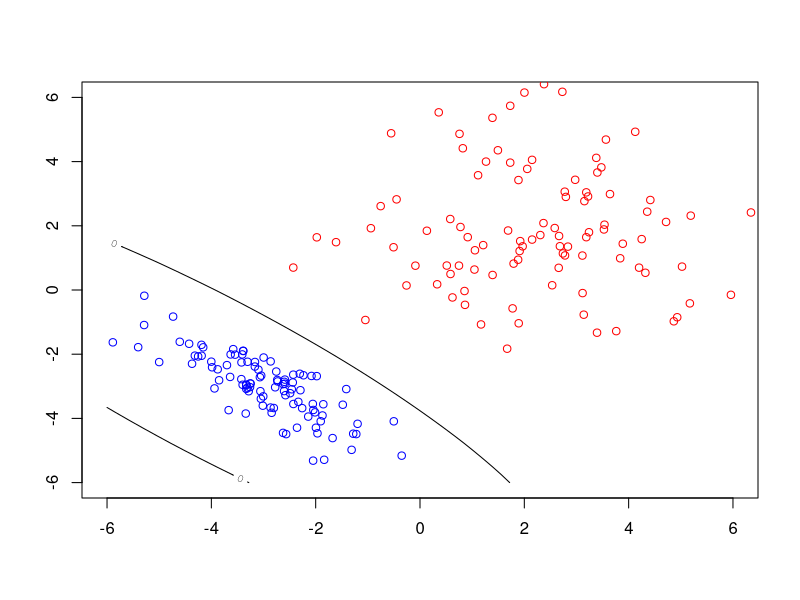
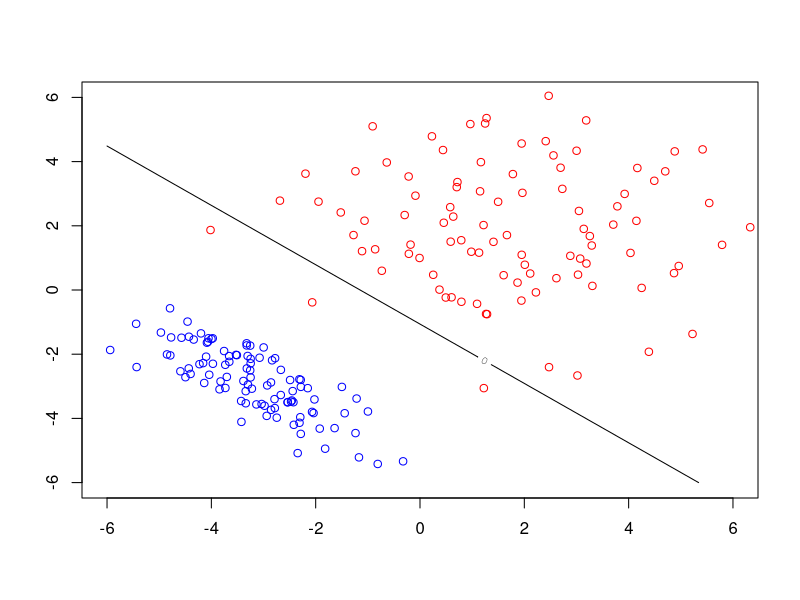

R code for these plots, in order:
## ---- chunk 1
knitr::opts_chunk$set(fig.height = 4, fig.width = 6)
set.seed(1)
## ---- chunk 2
mu.1=c(2,2); sigma.1=2; sigma.2=2; rho.1=0
mu.2=c(-3,-3); sigma.3=1; sigma.4=1; rho.2=-0.8
n=100
u=rnorm(n); v=rnorm(n); x.1=sigma.1*u+mu.1[1];
y.1=(rho.1*u+sqrt(1-rho.1^2)*v)*sigma.2+mu.1[2]
u=rnorm(n); v=rnorm(n); x.2=sigma.3*u+mu.2[1];
y.2=(rho.2*u+sqrt(1-rho.2^2)*v)*sigma.4+mu.2[2]
f=function(x,mu,inv,de)drop(-0.5*t(x-mu)%*%inv%*%(x-mu)-0.5*log(de))
mu.1=mean(c(x.1,y.1)); mu.2=mean(c(x.2,y.2));
df=data.frame(x.1,y.1); mat=cov(df); inv.1=solve(mat); de.1=det(mat)
df=data.frame(x.2,y.2); mat=cov(df); inv.2=solve(mat); de.2=det(mat)
f.1=function(u,v)f(c(u,v),mu.1,inv.1,de.1);
f.2=function(u,v)f(c(u,v),mu.2,inv.2,de.2)
pi.1=0.5; pi.2=0.5
u = v = seq(-6, 6, length=50); m=length(u); w=array(dim=c(m,m))
for(i in 1:m)for(j in 1:m)w[i,j]=log(pi.1)+f.1(u[i],v[j])-log(pi.2)-f.2(u[i],v[j])
# plot
contour(u,v,w,level=0)
points(x.1,y.1,col="red"); points(x.2,y.2,col="blue")
## ---- chunk 3
mu.1=c(2,2); sigma.1=2; sigma.2=2; rho.1=0
mu.2=c(-3,-3); sigma.3=1; sigma.4=1; rho.2=-0.8
n=100
u=rnorm(n); v=rnorm(n); x.1=sigma.1*u+mu.1[1];
y.1=(rho.1*u+sqrt(1-rho.1^2)*v)*sigma.2+mu.1[2]
u=rnorm(n); v=rnorm(n); x.2=sigma.3*u+mu.2[1];
y.2=(rho.2*u+sqrt(1-rho.2^2)*v)*sigma.4+mu.2[2]
f=function(x,mu,inv,de)drop(-0.5*t(x-mu)%*%inv%*%(x-mu)-0.5*log(de))
mu.1=mean(c(x.1,y.1)); mu.2=mean(c(x.2,y.2));
df=data.frame(c(x.1,y.1)-mu.1, c(x.2,y.2)-mu.2); inv.1=solve(mat); de.1=det(mat)
inv.2=inv.1; de.2=de.1
f.1=function(u,v)f(c(u,v),mu.1,inv.1,de.1);
f.2=function(u,v)f(c(u,v),mu.2,inv.2,de.2)
pi.1=0.5; pi.2=0.5
u = v = seq(-6, 6, length=50); m=length(u); w=array(dim=c(m,m))
for(i in 1:m)for(j in 1:m)w[i,j]=log(pi.1)+f.1(u[i],v[j])-log(pi.2)-f.2(u[i],v[j])
# plot
contour(u,v,w,level=0)
points(x.1,y.1,col="red"); points(x.2,y.2,col="blue")
## ---- chunk 4
f=function(w,mu,inv,de)-0.5*(w-mu)%*%inv%*%t(w-mu)-0.5*log(de)
df=iris; df[[5]]=c(rep(1,50),rep(2,50),rep(3,50))
n=nrow(df); train=sample(1:n,n/2,replace=FALSE); test=setdiff(1:n,train)
mat=as.matrix(df[train,])
mu=list(); covv=list()
for(j in 1:3){
  x=mat[mat[,5]==j,1:4];
  mu[[j]]=c(mean(x[,1]),mean(x[,2]),mean(x[,3]),mean(x[,4]))
  covv[[j]]=cov(x)
}
g=function(v,j)f(v,mu[[j]],solve(covv[[j]]),det(covv[[j]]))
z=array(dim=n/2)
for(i in test){
  u=as.matrix(df[i,1:4]); a=g(u,1);b=g(u,2); c=g(u,3)
  if(a<b){if(b<c)z[i]=3 else z[i]=2}
  else {if(a<c)z[i]=3 else z[i]=1}
}
table(z[test],df[test,5])
